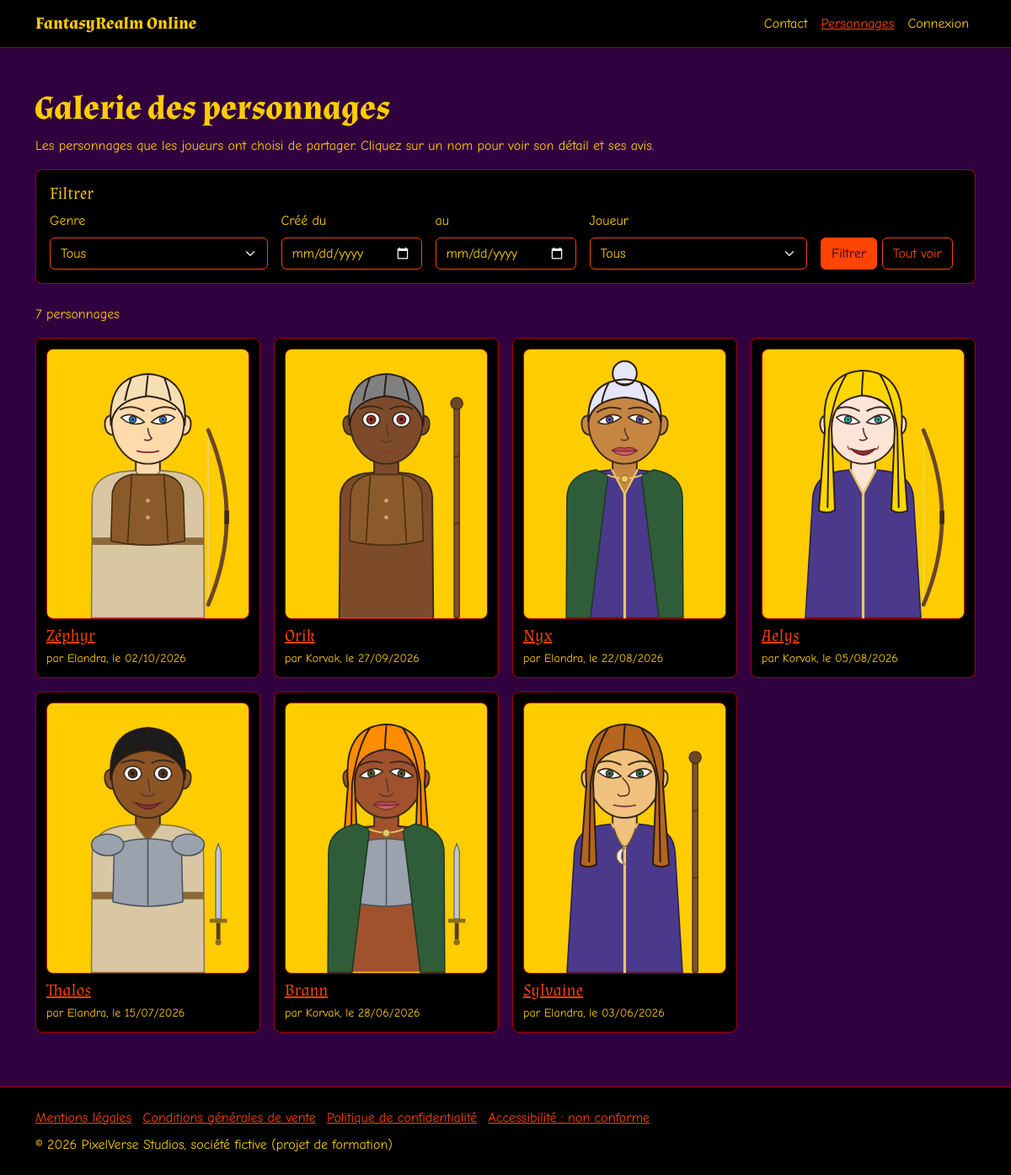
Page /personnages on the committed database.
### tables this page shows
CREATE TABLE article (
    id_article INT NOT NULL AUTO_INCREMENT,
    nom VARCHAR(50) NOT NULL,
     
    actif BOOLEAN NOT NULL DEFAULT TRUE,
     
     
    image VARCHAR(255) NOT NULL,
    type VARCHAR(50) NOT NULL,
    PRIMARY KEY (id_article),
     
    CONSTRAINT chk_article_type CHECK (type IN ('vetement', 'armure', 'accessoire', 'arme'))
);

CREATE TABLE personnage (
    id_personnage INT NOT NULL AUTO_INCREMENT,
    nom VARCHAR(50) NOT NULL,
    genre VARCHAR(50) NOT NULL,
    couleur_peau VARCHAR(50) NOT NULL,
    couleur_yeux VARCHAR(50) NOT NULL,
    couleur_cheveux VARCHAR(50) NOT NULL,
    forme_yeux VARCHAR(50) NOT NULL,
    forme_nez VARCHAR(50) NOT NULL,
    forme_bouche VARCHAR(50) NOT NULL,
     
    coupe_cheveux VARCHAR(50) NOT NULL,
     
    partage BOOLEAN NOT NULL DEFAULT FALSE,
     
    autorise BOOLEAN NOT NULL DEFAULT FALSE,
     
    date_creation DATETIME NOT NULL DEFAULT CURRENT_TIMESTAMP,
    id_utilisateur INT NOT NULL,
    PRIMARY KEY (id_personnage),
     
    CONSTRAINT uq_personnage_nom UNIQUE (nom),
     
    CONSTRAINT fk_personnage_utilisateur FOREIGN KEY (id_utilisateur)
        REFERENCES utilisateur (id_utilisateur) ON DELETE CASCADE
);

CREATE TABLE utilisateur (
    id_utilisateur INT NOT NULL AUTO_INCREMENT,
    pseudo VARCHAR(50) NOT NULL,
     
    mail VARCHAR(255) NOT NULL,
     
    password VARCHAR(255) NOT NULL,
    suspendu BOOLEAN NOT NULL DEFAULT FALSE,
     
    motdepasse_a_modifier BOOLEAN NOT NULL DEFAULT FALSE,
     
    tentatives_echouees INT NOT NULL DEFAULT 0,
     
    bloque_jusqu_a DATETIME NULL DEFAULT NULL,
     
     
    date_demande_mdp DATETIME NULL DEFAULT NULL,
    id_role INT NOT NULL,
    PRIMARY KEY (id_utilisateur),
     
    CONSTRAINT uq_utilisateur_mail UNIQUE (mail),
    CONSTRAINT uq_utilisateur_pseudo UNIQUE (pseudo),
     
    CONSTRAINT fk_utilisateur_role FOREIGN KEY (id_role)
        REFERENCES role (id_role) ON DELETE RESTRICT
);

### app/Controllers/Controller.php (called while the page is built, shortened)
<?php
class Controller
{
    protected function afficher(string $vue, string $titre, array $donnees = []): void
    {
        require __DIR__ . '/../Views/layout.php';
    }
    protected function lireParametre(string $nom): string
    {
        if (!isset($_GET[$nom]) || !is_string($_GET[$nom])) {
            return '';
        }
        return trim($_GET[$nom]);
    }
}

### app/Controllers/GalerieController.php (called while the page is built, shortened)
<?php
class GalerieController extends Controller
{
    public function galerie(): void
    {
        $modele = new Personnage();
        $avatar = new Avatar();
        $pseudos = $modele->pseudosGalerie();
        $verification = $this->verifierFiltres($this->lireFiltres(), $pseudos);
        $filtres = $verification['filtres'];
        $personnages = $modele->listerGalerie($filtres);
        foreach ($personnages as $index => $personnage) {
            $articles = $modele->listerArticlesActifs($personnage['id_personnage']);
            $personnages[$index]['calques'] = $avatar->calques($personnage, $articles);
        }
        $this->afficher('galerie', 'Galerie des personnages', [
            'personnages' => $personnages,
            'filtres' => $filtres,
            'messagesFiltres' => $verification['messages'],
            'genres' => $avatar->parties()['genre']['options'],
            'pseudos' => $pseudos,
        ]);
    }
    private function lireFiltres(): array
    {
        return [
            'genre' => $this->lireParametre('genre'),
            'du' => $this->lireParametre('du'),
            'au' => $this->lireParametre('au'),
            'pseudo' => $this->lireParametre('pseudo'),
        ];
    }
    private function verifierFiltres(array $filtres, array $pseudos): array
    {
        $messages = [];
        return ['filtres' => $filtres, 'messages' => $messages];
    }
}

### app/Core/Router.php (called while the page is built, shortened)
<?php
class Router
{
    private array $routes;
    public function __construct(array $routes)
    {
        $this->routes = $routes;
    }
    public function traiterRequete(): void
    {
        $cle = $this->construireCle();
        $nomMethode = $this->routes[$cle][1];
        $controleur = new $nomClasse();
        $controleur->$nomMethode();
    }
    private function construireCle(): string
    {
        $methode = $_SERVER['REQUEST_METHOD'];
        $chemin = parse_url($_SERVER['REQUEST_URI'], PHP_URL_PATH);
        return $methode . ' ' . $chemin;
    }
}

### public/index.php (called while the page is built, shortened)
<?php
$modeDeveloppement = isset($_ENV['APP_ENV']) && $_ENV['APP_ENV'] === 'dev';
try {
    $routes = require __DIR__ . '/../config/routes.php';
    $routeur = new App\Core\Router($routes);
    $routeur->traiterRequete();
} catch (Throwable $e) {
    if ($modeDeveloppement) {
        throw $e;
    }
    error_log(get_class($e) . ' : ' . $e->getMessage() . ' (' . $e->getFile() . ':' . $e->getLine() . ')');
    ob_clean();
    http_response_code(500);
    require __DIR__ . '/../app/Views/erreur-serveur.php';
}

### app/Core/Database.php (called while the page is built, shortened)
<?php
class Database
{
    private static ?PDO $connexion = null;
    public static function connexion(): PDO
    {
        if (self::$connexion === null) {
            $dsn = 'mysql:host=' . $_ENV['DB_HOST'] . ';dbname=' . $_ENV['DB_NAME'] . ';charset=utf8mb4';
            self::$connexion = new PDO($dsn, $_ENV['DB_USER'], $_ENV['DB_PASSWORD'], [
                PDO::ATTR_ERRMODE => PDO::ERRMODE_EXCEPTION,
                PDO::ATTR_DEFAULT_FETCH_MODE => PDO::FETCH_ASSOC,
                PDO::ATTR_EMULATE_PREPARES => false,
            ]);
        }
        return self::$connexion;
    }
}

### app/Models/Personnage.php (called while the page is built, shortened)
<?php
class Personnage
{
    public function listerArticlesActifs(int $idPersonnage): array
    {
        $requete = Database::connexion()->prepare(
            'SELECT a.id_article, a.nom, a.type, a.image
             FROM dispose d
             JOIN article a ON a.id_article = d.id_article
             WHERE d.id_personnage = :id AND a.actif = 1'
        );
        $requete->execute(['id' => $idPersonnage]);
        return $requete->fetchAll();
    }
    public function listerGalerie(array $filtres): array
    {
        $sql = $this->requeteGalerie();
        $parametres = [];
        $sql .= ' ORDER BY p.date_creation DESC';
        $requete = Database::connexion()->prepare($sql);
        $requete->execute($parametres);
        return $requete->fetchAll();
    }
    public function pseudosGalerie(): array
    {
        $requete = Database::connexion()->query(
            'SELECT DISTINCT u.pseudo
             FROM personnage p
             JOIN utilisateur u ON u.id_utilisateur = p.id_utilisateur
             WHERE p.autorise = 1 AND p.partage = 1 AND u.suspendu = 0
             ORDER BY u.pseudo'
        );
        return $requete->fetchAll(PDO::FETCH_COLUMN);
    }
    private function requeteGalerie(): string
    {
        return 'SELECT p.id_personnage, p.nom, p.genre, p.couleur_peau, p.couleur_yeux, p.couleur_cheveux,
                       p.forme_yeux, p.forme_nez, p.forme_bouche, p.coupe_cheveux, p.date_creation,
                       p.id_utilisateur, u.pseudo
                FROM personnage p
                JOIN utilisateur u ON u.id_utilisateur = p.id_utilisateur
                WHERE p.autorise = 1 AND p.partage = 1 AND u.suspendu = 0';
    }
}

### app/Models/Avatar.php (called while the page is built, shortened)
<?php
class Avatar
{
    public function __construct()
    {
        $config = require __DIR__ . '/../../config/avatar.php';
    }
}

### app/Views/partials/avatar.php (the view, shortened to what this page needs)
<div class="avatar" role="img" aria-label="Avatar de <?= htmlspecialchars($avatarNom) ?>">
    <?php foreach ($avatarCalques as $calque): ?>
        <?php if ($calque['type'] === 'masque'): ?>
            <?php
            $style = "-webkit-mask-image: url('" . $calque['image'] . "'); mask-image: url('" . $calque['image'] . "');";
            if ($calque['couleur'] !== null) {
                $style = 'background-color: ' . $calque['couleur'] . '; ' . $style;
            }
            ?>
            <div class="avatar-calque avatar-masque" data-partie="<?= htmlspecialchars($calque['partie']) ?>"
                 style="<?= htmlspecialchars($style) ?>"></div>
        <?php elseif ($calque['image'] === null): ?>
            <img class="avatar-calque" alt="" data-partie="<?= htmlspecialchars($calque['partie']) ?>" hidden>
        <?php else: ?>
            <img class="avatar-calque" src="<?= htmlspecialchars($calque['image']) ?>" alt=""
                 data-partie="<?= htmlspecialchars($calque['partie']) ?>">
        <?php endif; ?>
    <?php endforeach; ?>
</div>

### app/Views/pages/galerie.php (shortened to what this page needs)
<?php
$filtres = $donnees['filtres'];
$nombre = count($donnees['personnages']);
?>
<div class="container py-5">
    <h1>Galerie des personnages</h1>
    <p>Les personnages que les joueurs ont choisi de partager. Cliquez sur un nom pour voir son détail et ses avis.</p>
    <form method="get" action="/personnages" class="filtres-galerie mb-4">
        <h2 class="h5">Filtrer</h2>
        <div class="row g-3 align-items-end">
            <div class="col-sm-6 col-lg-3">
                <label for="genre" class="form-label">Genre</label>
                <select class="form-select" id="genre" name="genre">
                    <option value="">Tous</option>
                </select>
            </div>
            <div class="col-sm-6 col-lg-2">
                <label for="du" class="form-label">Créé du</label>
                <input type="date" class="form-control" id="du" name="du" value="<?= htmlspecialchars($filtres['du']) ?>">
            </div>
            <div class="col-sm-6 col-lg-2">
                <label for="au" class="form-label">au</label>
                <input type="date" class="form-control" id="au" name="au" value="<?= htmlspecialchars($filtres['au']) ?>">
            </div>
            <div class="col-sm-6 col-lg-3">
                <label for="pseudo" class="form-label">Joueur</label>
                <select class="form-select" id="pseudo" name="pseudo">
                    <option value="">Tous</option>
                </select>
            </div>
            <div class="col-lg-2">
                <button type="submit" class="btn btn-primary">Filtrer</button>
                <a href="/personnages" class="btn btn-outline-primary">Tout voir</a>
            </div>
        </div>
    </form>
    <?php if ($nombre === 0): ?>
        <p>Aucun personnage ne correspond à ces filtres.</p>
    <?php else: ?>
        <p><?= $nombre ?> personnage<?php if ($nombre > 1): ?>s<?php endif; ?></p>
        <ul class="row list-unstyled g-3">
            <?php foreach ($donnees['personnages'] as $personnage): ?>
                <li class="col-6 col-md-4 col-lg-3">
                    <article class="carte-personnage position-relative">
                        <?php
                        $avatarNom = $personnage['nom'];
                        $avatarCalques = $personnage['calques'];
                        require __DIR__ . '/../partials/avatar.php';
                        ?>
                        <h2 class="h5 mt-2 mb-1">
                            <a href="/personnage?id=<?= htmlspecialchars((string) $personnage['id_personnage']) ?>" class="stretched-link"><?= htmlspecialchars($personnage['nom']) ?></a>
                        </h2>
                        <p class="mb-0 small">
                            par <?= htmlspecialchars($personnage['pseudo']) ?>,
                            le <?= htmlspecialchars(date('d/m/Y', strtotime($personnage['date_creation']))) ?>
                        </p>
                    </article>
                </li>
            <?php endforeach; ?>
        </ul>
    <?php endif; ?>
</div>

### rows in the picture
personnage: nom "Zéphyr", id_utilisateur.pseudo "Elandra", date_creation "02/10/2026"
article: image (picture)
personnage: nom "Orik", id_utilisateur.pseudo "Korvak", date_creation "27/09/2026"
article: image (picture)
personnage: nom "Nyx", id_utilisateur.pseudo "Elandra", date_creation "22/08/2026"
article: image (picture)
personnage: nom "Aelys", id_utilisateur.pseudo "Korvak", date_creation "05/08/2026"
personnage: nom "Thalos", id_utilisateur.pseudo "Elandra", date_creation "15/07/2026"
article: image (picture)
personnage: nom "Brann", id_utilisateur.pseudo "Korvak", date_creation "28/06/2026"
personnage: nom "Sylvaine", id_utilisateur.pseudo "Elandra", date_creation "03/06/2026"

### other values in the picture
$texte "Contact"
$texte "Personnages"
$texte "Connexion"
$nombre "7"
$texte "Mentions légales"
$texte "Conditions générales de vente"
$texte "Politique de confidentialité"
$texte "Accessibilité : non conforme"
